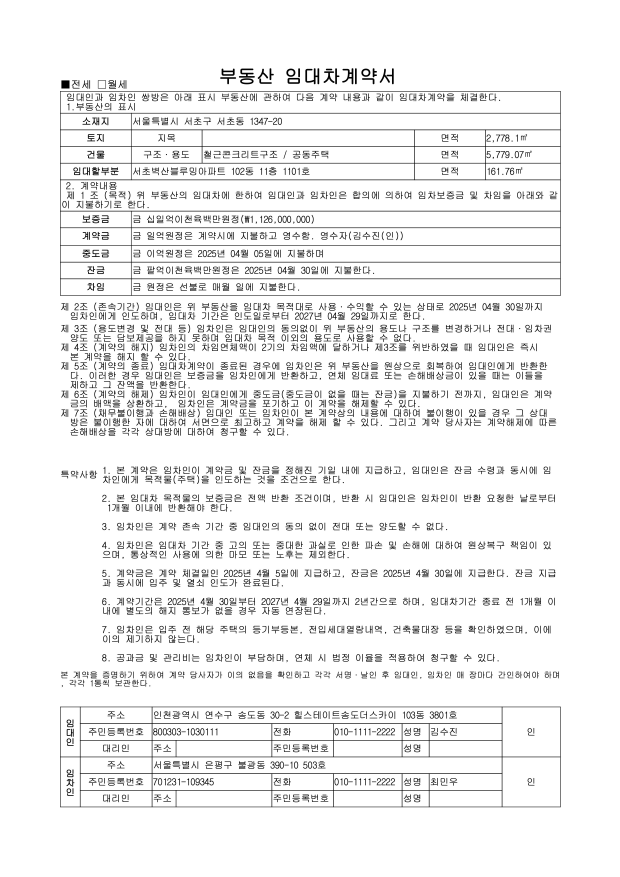
#> input picture data/images/001.jpg, 2480 x 3507 px (shown at 1/4 size)
$ python -i ocr_utils.py   (imports and definitions only)
#> lines starting #> are read from the running program, lines starting #| are printed output that depends on the picture
#> further down, picture is the input picture: shape (3507, 2480, 3); min 0, max 255, mean 239.9
from chat_utils import get_clauses_response, get_sc_response
import cv2
import re
import pytesseract as tesseract

# [4 lines left out: function get_resized_image, not called in this run]

def get_dilated_image(image):
    #gray_image = cv2.cvtColor(image, cv2.COLOR_BGR2GRAY)
    gray_image = cv2.bitwise_not(image)
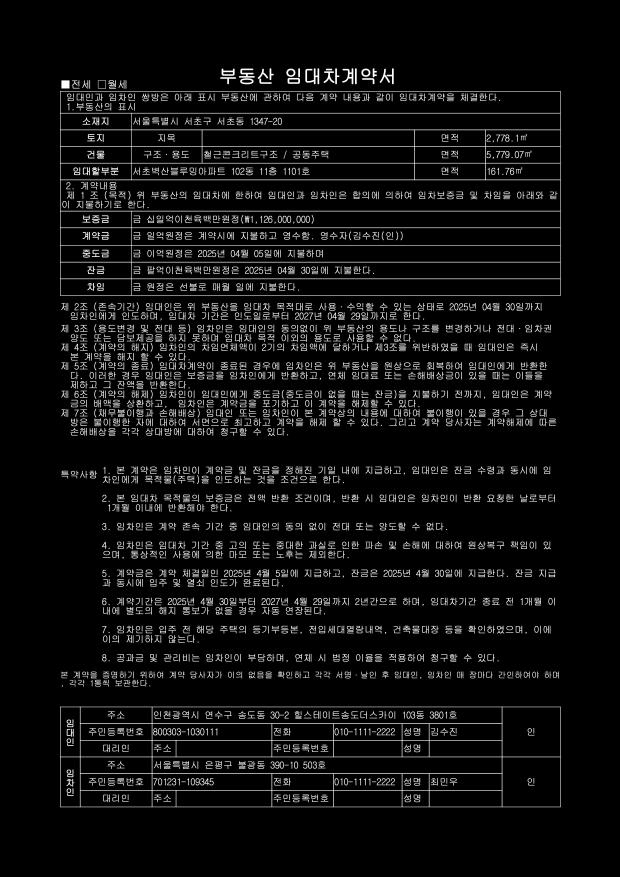
#> gray_image: shape (3507, 2480, 3) (shown at 1/4 size); min 0, max 255, mean 15.1
    kernel = cv2.getStructuringElement(cv2.MORPH_RECT, (2, 2))
    dilated_image = cv2.dilate(gray_image, kernel, iterations = 2)
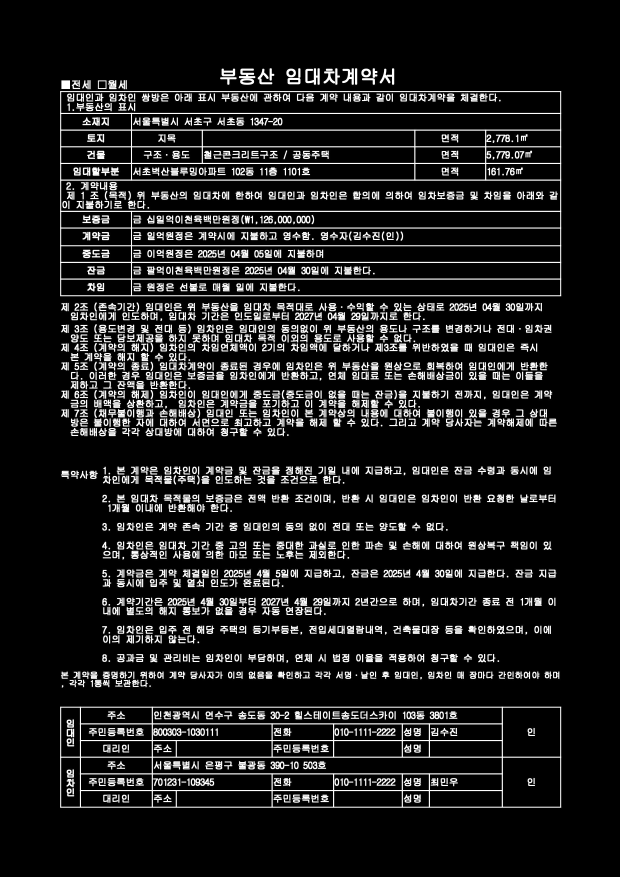
#> dilated_image: shape (3507, 2480, 3) (shown at 1/4 size); min 0, max 255, mean 28.7
    dilated_image = cv2.bitwise_not(dilated_image)
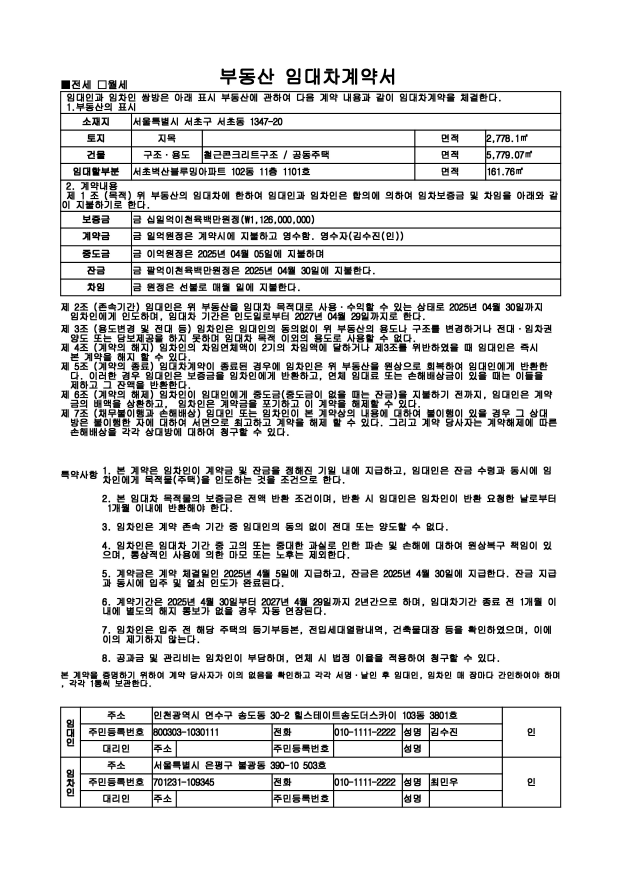
#> dilated_image: shape (3507, 2480, 3) (shown at 1/4 size); min 0, max 255, mean 226.3
    return dilated_image

# [39 lines left out: functions get_eroded_image, text_to_num, get_ocr_config, not called in this run]

def get_ocr_result(image, lang, config):
    result = tesseract.image_to_string(image, lang = lang, config = config).strip()
    return result

# [146 lines left out: functions get_part_1_info, get_part_2_info, get_part_3_info, not called in this run]

>>> import cv2
>>> picture = cv2.imread('data/images/001.jpg')
>>> result = get_dilated_image(picture)

$ run again, on data/images/002.jpg
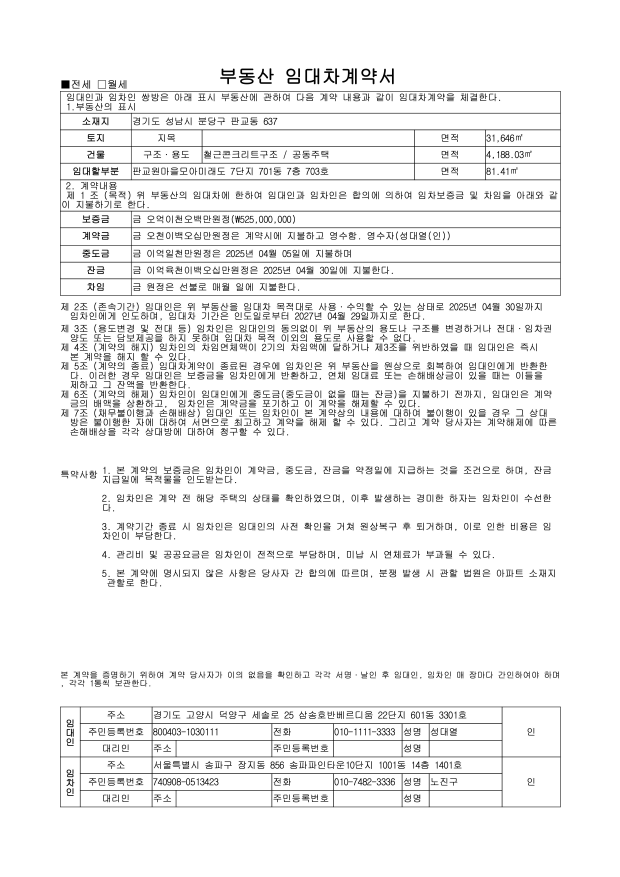
#> input picture data/images/002.jpg, 2480 x 3507 px (shown at 1/4 size)
#> picture is the input picture: shape (3507, 2480, 3); min 0, max 255, mean 241.3
#> in get_dilated_image, `gray_image = cv2.bitwise_not(image)`:
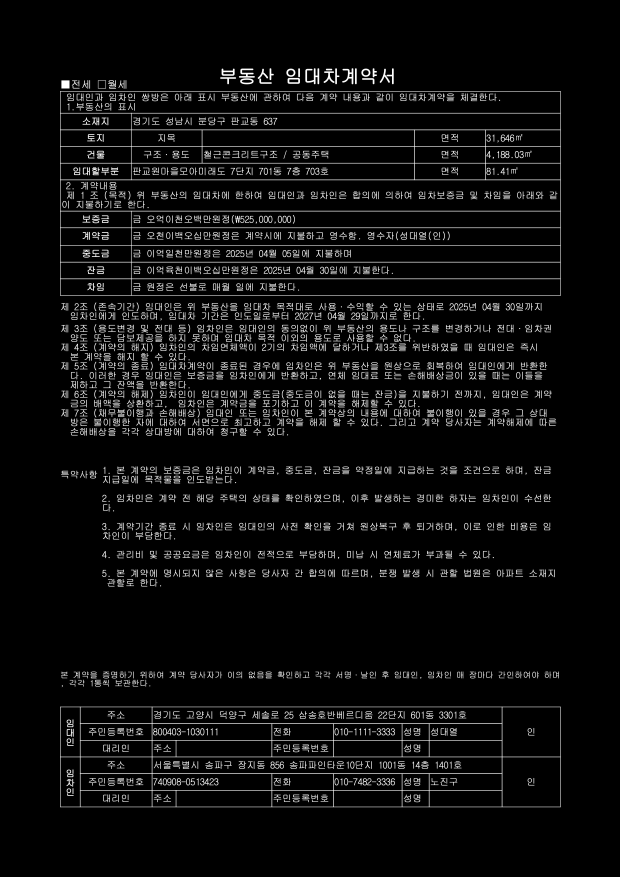
#> gray_image: shape (3507, 2480, 3) (shown at 1/4 size); min 0, max 255, mean 13.7
#> in get_dilated_image, `dilated_image = cv2.bitwise_not(dilated_image)`:
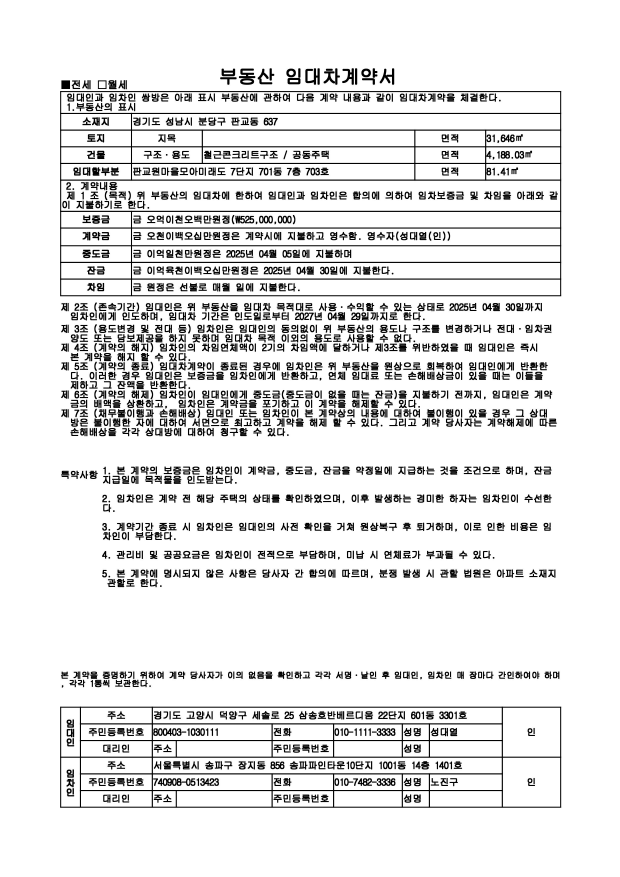
#> dilated_image: shape (3507, 2480, 3) (shown at 1/4 size); min 0, max 255, mean 229
